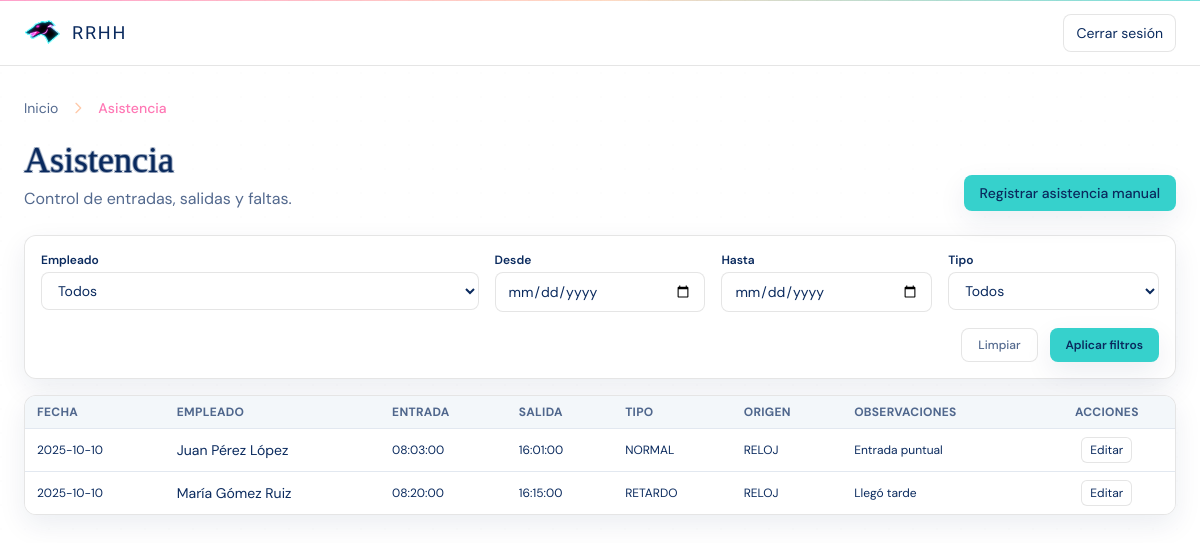
Screenshot of /index.php?controller=asistencia&action=index (signed in) with the database file from the repository.
### tables this page shows
CREATE TABLE `asistencia_registros` (
  `id_asistencia` bigint(20) NOT NULL COMMENT 'Identificador del registro',
  `id_empleado` int(11) NOT NULL COMMENT 'Empleado',
  `fecha` date NOT NULL COMMENT 'Fecha del día laboral',
  `hora_entrada` time DEFAULT NULL COMMENT 'Hora de entrada',
  `hora_salida` time DEFAULT NULL COMMENT 'Hora de salida',
  `tipo` enum('NORMAL','RETARDO','FALTA','JUSTIFICADO') NOT NULL DEFAULT 'NORMAL' COMMENT 'Clasificación del día',
  `origen` enum('MANUAL','RELOJ','IMPORTACION') NOT NULL DEFAULT 'RELOJ' COMMENT 'Origen del registro',
  `observaciones` varchar(200) DEFAULT NULL COMMENT 'Notas u observaciones'
);

CREATE TABLE `empleados` (
  `id_empleado` int(11) NOT NULL COMMENT 'Identificador del empleado',
  `id_usuario` int(11) DEFAULT NULL COMMENT 'Usuario del sistema (si aplica)',
  `id_puesto` int(11) NOT NULL COMMENT 'Puesto actual',
  `id_turno` int(11) DEFAULT NULL COMMENT 'Turno asignado',
  `id_ubicacion` int(11) DEFAULT NULL COMMENT 'Ubicación de trabajo',
  `nombre` varchar(120) NOT NULL COMMENT 'Nombre completo',
  `curp` varchar(18) DEFAULT NULL COMMENT 'CURP (si aplica)',
  `rfc` varchar(13) DEFAULT NULL COMMENT 'RFC (si aplica)',
  `nss` varchar(15) DEFAULT NULL COMMENT 'Número de seguro social',
  `fecha_nacimiento` date DEFAULT NULL COMMENT 'Fecha de nacimiento',
  `genero` enum('M','F','OTRO') NOT NULL DEFAULT 'OTRO' COMMENT 'Género',
  `estado_civil` varchar(20) DEFAULT NULL COMMENT 'Estado civil',
  `direccion` text DEFAULT NULL COMMENT 'Domicilio particular',
  `telefono` varchar(20) DEFAULT NULL COMMENT 'Teléfono de contacto',
  `correo` varchar(120) DEFAULT NULL COMMENT 'Correo personal',
  `fecha_ingreso` date NOT NULL COMMENT 'Fecha de ingreso',
  `fecha_baja` date DEFAULT NULL COMMENT 'Fecha de baja (si aplica)',
  `estado` enum('ACTIVO','BAJA') NOT NULL DEFAULT 'ACTIVO' COMMENT 'Estado laboral',
  `jefe_inmediato` int(11) DEFAULT NULL COMMENT 'ID del jefe inmediato'
);

### app/controllers/AsistenciasController.php (called while the page is built, shortened)
<?php
require_once __DIR__ . '/../models/Asistencias.php';
class AsistenciasController
{
    public function index(): void
    {
        $idEmpleado = isset($_GET['id_empleado']) ? (int)$_GET['id_empleado'] : null;
        $desde = $_GET['desde'] ?? null;
        $hasta = $_GET['hasta'] ?? null;
        $tipo  = $_GET['tipo']  ?? null;
        $registros = Asistencia::all(500, 0, $idEmpleado, $desde ?: null, $hasta ?: null, $tipo ?: null);
        require __DIR__ . '/../../public/views/Asistencias/create.php';
    }
}

### config/paths.php (called while the page is built, shortened)
<?php
function url(string $path = ''): string {
    $path = '/' . ltrim($path, '/');
    return BASE_URL === '/' ? $path : BASE_URL . $path;
}
function asset(string $path): string {
    return url('assets/' . ltrim($path, '/'));
}

### app/models/Asistencias.php (called while the page is built, shortened)
<?php
require_once __DIR__ . '/../../config/db.php';
class Asistencia
{
    public static function all(
        int $limit = 500,
        int $offset = 0,
        ?int $idEmpleado = null,
        ?string $fechaDesde = null,
        ?string $fechaHasta = null,
        ?string $tipo = null
    ): array {
        global $pdo;
        $limit  = max(1, min($limit, 1000));
        $offset = max(0, $offset);
        $params = [];
        $sql = "
            SELECT ar.*, e.nombre AS nombre_empleado
            FROM asistencia_registros ar
            INNER JOIN empleados e ON e.id_empleado = ar.id_empleado
        ";
        $sql .= "
            ORDER BY ar.fecha DESC, e.nombre ASC
            LIMIT :limit OFFSET :offset
        ";
        $st = $pdo->prepare($sql);
        $st->bindValue(':limit', $limit, \PDO::PARAM_INT);
        $st->bindValue(':offset', $offset, \PDO::PARAM_INT);
        $st->execute();
        return $st->fetchAll(\PDO::FETCH_ASSOC);
    }
}

### public/views/Asistencias/create.php (the view, shortened to what this page needs)
<?php
require_once __DIR__ . '/../../../config/paths.php';
$desde      = $_GET['desde'] ?? '';
$hasta      = $_GET['hasta'] ?? '';
?>
<!doctype html>
<html lang="es">
<head>
  <script src="https://cdn.tailwindcss.com"></script>
  <link rel="stylesheet" href="<?= asset('css/vice.css') ?>">
</head>
<body class="min-h-screen bg-white text-vc-ink font-sans relative">
  <header class="sticky top-0 z-30 border-b border-black/10 bg-white/80 backdrop-blur">
    <div class="mx-auto max-w-7xl px-4 sm:px-6 h-16 flex items-center">
      <a href="<?= url('index.php') ?>" class="flex items-center gap-3">
        <img src="<?= asset('img/galgovc.png') ?>" alt="RRHH" class="h-9 w-auto">
        <div class="font-display text-lg tracking-widest uppercase text-vc-ink">RRHH</div>
      </a>
      <div class="ml-auto flex items-center gap-3 text-sm text-muted-ink">
        <a href="<?= url('logout.php') ?>" class="rounded-lg border border-black/10 bg-white px-3 py-2 text-sm hover:bg-vc-pink/10 text-vc-ink">
          Cerrar sesión
        </a>
      </div>
    </div>
  </header>
  <main class="mx-auto max-w-7xl px-4 sm:px-6 py-8 relative">
    <div class="mb-5">
      <nav class="flex items-center gap-3 text-sm">
        <a href="<?= url('index.php') ?>" class="text-muted-ink hover:text-vc-ink transition">
          Inicio
        </a>
        <svg class="w-4 h-4 text-vc-peach" fill="none" stroke="currentColor" viewBox="0 0 24 24">
          <path stroke-linecap="round" stroke-linejoin="round" stroke-width="2" d="M9 5l7 7-7 7" />
        </svg>
        <span class="font-medium text-vc-pink">Asistencia</span>
      </nav>
    </div>
    <section class="flex flex-col gap-4 sm:flex-row sm:items-end sm:justify-between">
      <div>
        <h1 class="vice-title text-[36px] leading-tight text-vc-ink">Asistencia</h1>
        <p class="mt-1 text-sm sm:text-base text-muted-ink">
          Control de entradas, salidas y faltas.
        </p>
      </div>
      <a
        href="<?= url('index.php?controller=asistencia&action=create') ?>"
        class="inline-flex items-center justify-center rounded-lg bg-vc-teal px-4 py-2 text-sm font-medium text-vc-ink shadow-soft hover:bg-vc-neon/80 transition"
      >
        Registrar asistencia manual
      </a>
    </section>
    <section class="mt-6 mb-4">
      <form method="GET" action="<?= url('index.php') ?>" class="grid gap-4 sm:grid-cols-5 bg-white/90 rounded-xl border border-black/10 p-4 shadow-soft">
        <div class="sm:col-span-2">
          <label class="block text-xs font-semibold text-vc-ink mb-1">Empleado</label>
          <select
            name="id_empleado"
            class="w-full rounded-lg border border-black/10 bg-white px-3 py-2 text-sm focus:outline-none focus:ring-2 focus:ring-vc-teal/60"
          >
            <option value="0">Todos</option>
          </select>
        </div>
        <div>
          <label class="block text-xs font-semibold text-vc-ink mb-1">Desde</label>
          <input
            type="date"
            name="desde"
            value="<?= htmlspecialchars($desde, ENT_QUOTES, 'UTF-8') ?>"
            class="w-full rounded-lg border border-black/10 bg-white px-3 py-2 text-sm focus:outline-none focus:ring-2 focus:ring-vc-teal/60"
          >
        </div>
        <div>
          <label class="block text-xs font-semibold text-vc-ink mb-1">Hasta</label>
          <input
            type="date"
            name="hasta"
            value="<?= htmlspecialchars($hasta, ENT_QUOTES, 'UTF-8') ?>"
            class="w-full rounded-lg border border-black/10 bg-white px-3 py-2 text-sm focus:outline-none focus:ring-2 focus:ring-vc-teal/60"
          >
        </div>
        <div>
          <label class="block text-xs font-semibold text-vc-ink mb-1">Tipo</label>
          <select
            name="tipo"
            class="w-full rounded-lg border border-black/10 bg-white px-3 py-2 text-sm focus:outline-none focus:ring-2 focus:ring-vc-teal/60"
          >
            <option value="">Todos</option>
          </select>
        </div>
        <div class="sm:col-span-5 flex justify-end gap-3">
          <a
            href="<?= url('index.php?controller=asistencia&action=index') ?>"
            class="inline-flex items-center justify-center rounded-lg border border-black/10 bg-white px-4 py-2 text-xs font-medium text-muted-ink hover:bg-slate-50"
          >
            Limpiar
          </a>
          <button
            type="submit"
            class="inline-flex items-center justify-center rounded-lg bg-vc-teal px-4 py-2 text-xs font-semibold text-vc-ink shadow-soft hover:bg-vc-neon/80"
          >
            Aplicar filtros
          </button>
        </div>
      </form>
    </section>
    <section>
      <div class="overflow-x-auto rounded-xl border border-black/10 bg-white/90 shadow-soft">
        <table class="min-w-full text-sm">
          <thead class="bg-slate-100/80 text-xs uppercase tracking-wide text-muted-ink">
            <tr>
              <th class="px-3 py-2 text-left">Fecha</th>
              <th class="px-3 py-2 text-left">Empleado</th>
              <th class="px-3 py-2 text-left">Entrada</th>
              <th class="px-3 py-2 text-left">Salida</th>
              <th class="px-3 py-2 text-left">Tipo</th>
              <th class="px-3 py-2 text-left">Origen</th>
              <th class="px-3 py-2 text-left">Observaciones</th>
              <th class="px-3 py-2 text-center">Acciones</th>
            </tr>
          </thead>
          <tbody class="bg-white">
          <?php if (empty($registros)): ?>
            <tr>
              <td colspan="8" class="px-3 py-4 text-center text-sm text-muted-ink">
                No hay registros de asistencia para los filtros seleccionados.
              </td>
            </tr>
          <?php else: ?>
            <?php foreach ($registros as $reg): ?>
              <tr class="border-t border-slate-200 hover:bg-slate-50">
                <td class="px-3 py-2 whitespace-nowrap text-xs">
                  <?= htmlspecialchars($reg['fecha'], ENT_QUOTES, 'UTF-8') ?>
                </td>
                <td class="px-3 py-2 whitespace-nowrap">
                  <?= htmlspecialchars($reg['nombre_empleado'] ?? '', ENT_QUOTES, 'UTF-8') ?>
                </td>
                <td class="px-3 py-2 whitespace-nowrap text-xs">
                  <?= htmlspecialchars($reg['hora_entrada'] ?? '-', ENT_QUOTES, 'UTF-8') ?>
                </td>
                <td class="px-3 py-2 whitespace-nowrap text-xs">
                  <?= htmlspecialchars($reg['hora_salida'] ?? '-', ENT_QUOTES, 'UTF-8') ?>
                </td>
                <td class="px-3 py-2 whitespace-nowrap text-xs">
                  <?= htmlspecialchars($reg['tipo'], ENT_QUOTES, 'UTF-8') ?>
                </td>
                <td class="px-3 py-2 whitespace-nowrap text-xs">
                  <?= htmlspecialchars($reg['origen'], ENT_QUOTES, 'UTF-8') ?>
                </td>
                <td class="px-3 py-2 text-xs max-w-xs truncate" title="<?= htmlspecialchars($reg['observaciones'] ?? '', ENT_QUOTES, 'UTF-8') ?>">
                  <?= htmlspecialchars($reg['observaciones'] ?? '', ENT_QUOTES, 'UTF-8') ?>
                </td>
                <td class="px-3 py-2 text-center whitespace-nowrap">
                  <a
                    href="<?= url('index.php?controller=asistencia&action=edit&id=' . (int)$reg['id_asistencia']) ?>"
                    class="inline-flex items-center justify-center rounded-md border border-black/10 bg-white px-2 py-1 text-xs hover:bg-vc-sand/60"
                  >
                    Editar
                  </a>
                </td>
              </tr>
            <?php endforeach; ?>
          <?php endif; ?>
          </tbody>
        </table>
      </div>
    </section>
  </main>
</body>
</html>

### public/assets/css/vice.css (style rules this page uses)
:root { --muted: rgba(10,42,94,.70); }
.vice-title { font-family: 'Rage Italic','Yellowtail',cursive; -webkit-text-stroke: 1px rgba(10,42,94,.25); text-shadow: -1px -1px 0 rgba(10,42,94,.25), 1px -1px 0 rgba(10,42,94,.25), -1px 1px 0 rgba(10,42,94,.25), 1px 1px 0 rgba(10,42,94,.25); }
.text-muted-ink { color: var(--muted); }

### rows the page displays
asistencia_registros: fecha "2025-10-10", id_empleado.nombre "Juan Pérez López", hora_entrada "08:03:00", hora_salida "16:01:00", tipo "NORMAL", origen "RELOJ", observaciones "Entrada puntual"
asistencia_registros: fecha "2025-10-10", id_empleado.nombre "María Gómez Ruiz", hora_entrada "08:20:00", hora_salida "16:15:00", tipo "RETARDO", origen "RELOJ", observaciones "Llegó tarde"
